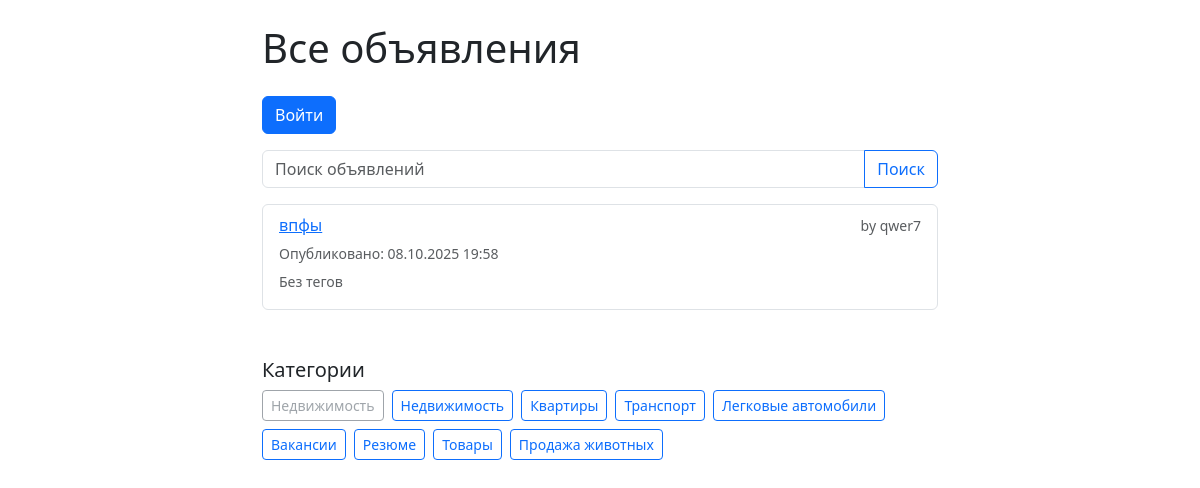
Page /ads/category/rezjume/ on the committed database.
### ads/models.py (models this page shows, shortened)
class Ad(models.Model):
    bookmarks = models.ManyToManyField(settings.AUTH_USER_MODEL, related_name='bookmarked_ads', blank=True)
    views = models.PositiveIntegerField(default=0)  # счетчик просмотров
    created_at = models.DateTimeField(auto_now_add=True)
    updated_at = models.DateTimeField(auto_now=True)
    tags = models.ManyToManyField('Tag', blank=True, related_name='ads')
    title = models.CharField("Заголовок", max_length=255)
    description = models.TextField("Описание")
    price = models.DecimalField("Цена", max_digits=10, decimal_places=2)
    city = models.CharField("Город", max_length=100)
    author = models.ForeignKey(
        settings.AUTH_USER_MODEL,
        on_delete=models.CASCADE,
        related_name='ads',
        verbose_name="Автор"
    )
    category = models.ForeignKey(
        Category,
        on_delete=models.SET_NULL,
        null=True,
        blank=True,
        related_name='ads',
        verbose_name="Категория"
    )
    slug = models.SlugField(max_length=255, null=True, blank=True, unique=True)
    created_at = models.DateTimeField("Дата создания", auto_now_add=True)

class Category(models.Model):
    name = models.CharField("Название категории", max_length=100)
    slug = models.SlugField(max_length=100, unique=True)

### accounts/models.py (models this page shows)
class User(AbstractUser):
    pass

### ads/views.py (the view)
# urls.py: path('category/<slug:slug>/', views.ads_by_category, name='ads_by_category'),
def ads_by_category(request, slug):
    category = get_object_or_404(Category, slug=slug)
    ads = Ad.objects.filter(category=category)
    categories = Category.objects.all()
    context = {
        'ads': ads,
        'categories': categories,
        'current_category': category,
    }
    return render(request, 'ads/ad_list.html', context)

### ads/templatetags/my_filters.py (called while the page is built)
@register.filter
def local_time(value, format_string="N j, Y, P"):
    if not value:
        return ""
    local_dt = timezone.localtime(value)
    return local_dt.strftime(format_string)

### ads/templates/ads/ad_list.html (shortened to what this page needs)
{% load my_filters %}
{% load static %}
<!DOCTYPE html>
<html lang="ru">
<head>
    <link href="https://cdn.jsdelivr.net/npm/bootstrap@5.3.0/dist/css/bootstrap.min.css" rel="stylesheet">
</head>
<body>
<div class="container mt-4" style="max-width: 700px;">
    <h1 class="mb-4">Все объявления</h1>
    <div class="mb-3">
        {% if user.is_authenticated %}
            <a href="{% url 'ad_create' %}" class="btn btn-success me-2">Создать новое объявление</a>
            <a href="{% url 'my_ads' %}" class="btn btn-info">Мои объявления</a>
        {% else %}
            <a href="{% url 'login' %}" class="btn btn-primary">Войти</a>
        {% endif %}
    </div>
    <form method="get" class="input-group mb-3">
        <input type="text" name="q" class="form-control" placeholder="Поиск объявлений" value="{{ request.GET.q|default_if_none:'' }}">
        <button class="btn btn-outline-primary" type="submit">Поиск</button>
    </form>
    <ul class="list-group">
        {% for ad in ads %}
            <li class="list-group-item" data-ad-id="{{ ad.id }}" data-ad-slug="{{ ad.slug }}">
                <div class="d-flex flex-column">
                    <div class="d-flex justify-content-between align-items-center mb-1">
                        {% if ad.slug %}
                            <a href="{% url 'ad_detail' slug=ad.slug %}">{{ ad.title }}</a>
                        {% else %}
                            {{ ad.title }} <small class="text-danger">(нет ссылки: отсутствует slug)</small>
                        {% endif %}
                        <small class="text-muted">by {{ ad.author.username }}</small>
                    </div>
                    <div class="mb-1">
                        <small class="text-muted">Опубликовано: {{ ad.created_at|local_time:"%d.%m.%Y %H:%M" }}</small>
                    </div>
                    <div class="mb-2">
                        {% if ad.tags.all %}
                            {% for tag in ad.tags.all %}
                                <a href="{% url 'ads_by_tag' slug=tag.slug %}" class="badge bg-secondary text-decoration-none me-1">{{ tag.name }}</a>
                            {% endfor %}
                        {% else %}
                            <small class="text-muted">Без тегов</small>
                        {% endif %}
                    </div>
                </div>
            </li>
        {% empty %}
            <li class="list-group-item">Объявлений нет.</li>
        {% endfor %}
    </ul>
    <div class="mt-5">
        <h5>Категории</h5>
        {% if categories %}
            <div class="d-flex flex-wrap gap-2">
                {% for category in categories %}
                    {% if category.slug %}
                        <a href="{% url 'ads_by_category' slug=category.slug %}" class="btn btn-outline-primary btn-sm">{{ category.name }}</a>
                    {% else %}
                        <span class="btn btn-outline-secondary btn-sm disabled" title="Slug отсутствует">{{ category.name }}</span>
                    {% endif %}
                {% endfor %}
            </div>
        {% else %}
            <p>Категории не найдены.</p>
        {% endif %}
    </div>
</div>
</body>
</html>

### rows in the picture
Ad: title "впфы", author.username "qwer7", created_at|local_time "08.10.2025 19:58", shows "Без тегов"
Category: name "Недвижимость"
Category: name "Недвижимость"
Category: name "Квартиры"
Category: name "Транспорт"
Category: name "Легковые автомобили"
Category: name "Вакансии"
Category: name "Резюме"
Category: name "Товары"
Category: name "Продажа животных"
